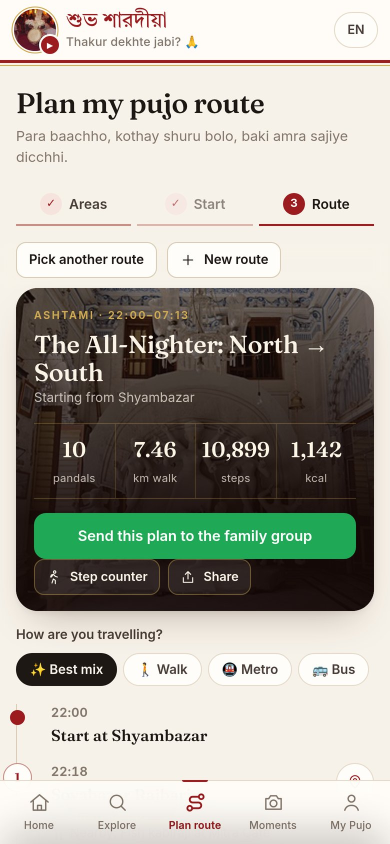
#> input picture marketing/app-shots/all_nighter.jpg, 780 x 1688 px (shown at 1/2 size)
$ python -i cards_reel.py   (imports and definitions only)
#> lines starting #> are read from the running program, lines starting #| are printed output that depends on the picture
"""Reel version of a card carousel: the same slides, one after another, over the dhak.

    {"id": "r2", "type": "reel", "at": "21:00", "render": "cards_reel", "from": "p3", "hook": "…", "caption": {…}}
"from" names a card carousel (or photo post) earlier in the same day; its rendered slides are reused, so the reel and
the carousel carry the same words. Posting both is the owner's test (8 Oct): which format does this account's audience
take to? Each 1440x1800 slide sits on a 1080x1920 frame over a blurred, darkened copy of itself, holds long enough to
read (more for word-heavy slides) and crossfades into the next. Needs Pillow and ffmpeg.
"""
import subprocess
from pathlib import Path

W, H, FPS = 1080, 1920, 30
FADE = 0.35
AUDIO = Path(__file__).resolve().parents[1] / "app" / "audio" / "dhak.mp3"


def hold(n, k):
    """Seconds on slide k of n: the cover is a glance, the middle is reading, the ask lingers."""
    return 2.4 if k == 0 else 3.0 if k == n - 1 else 3.4


def frame(slide):
#> called with slide = 'app-shots/all_nighter.jpg'
    from PIL import Image, ImageFilter
    im = Image.open(slide).convert("RGB")
#> im is the input picture: PIL image 780x1688 RGB; mean R, G, B 173.1, 171.5, 161.4
    bg = im.resize((W, round(W * im.height / im.width))).resize((W, H)).filter(ImageFilter.GaussianBlur(40))
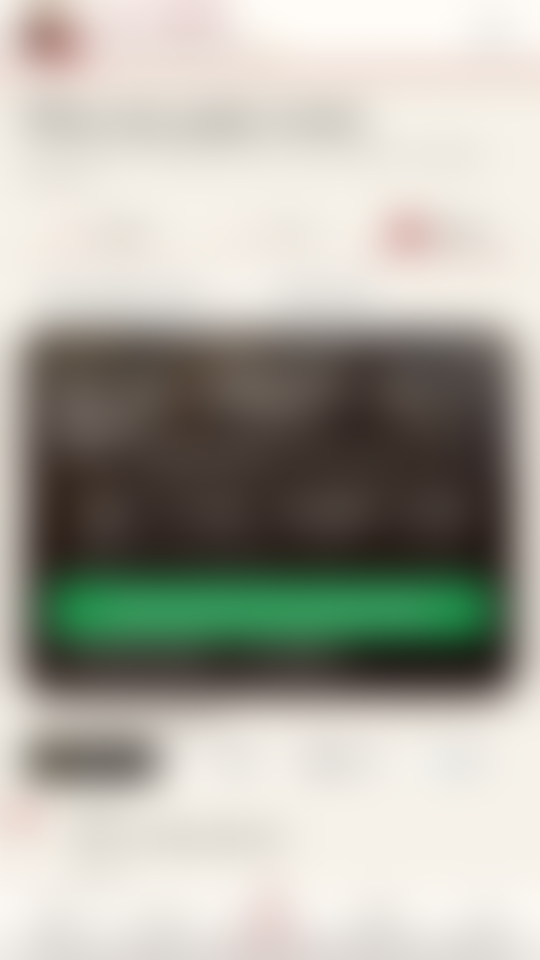
#> bg: PIL image 1080x1920 RGB (shown at 1/2 size); mean R, G, B 173.4, 171.9, 161.8
    bg = Image.blend(bg, Image.new("RGB", (W, H), (0, 0, 0)), 0.55)
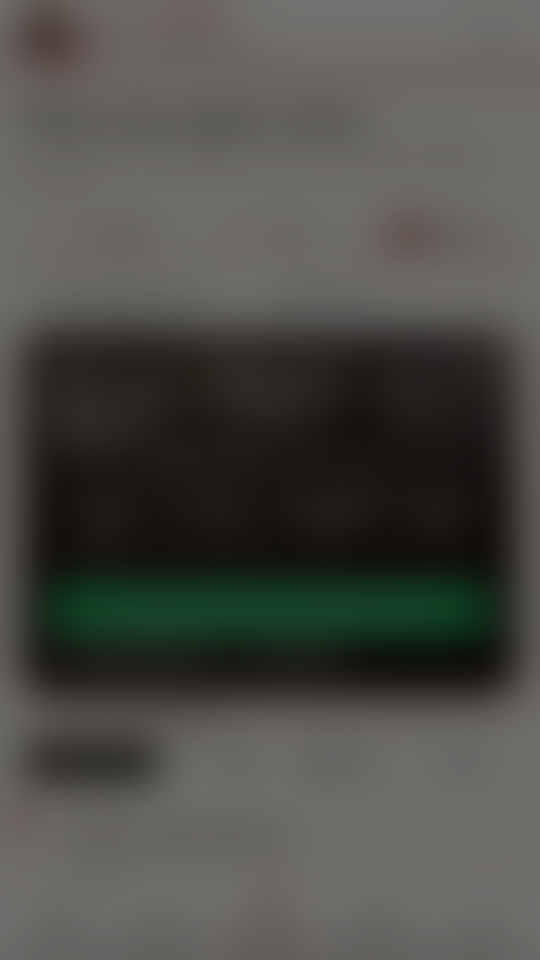
#> bg: PIL image 1080x1920 RGB (shown at 1/2 size); mean R, G, B 77.6, 76.9, 72.3
    fg = im.resize((W, round(W * im.height / im.width)), Image.LANCZOS)
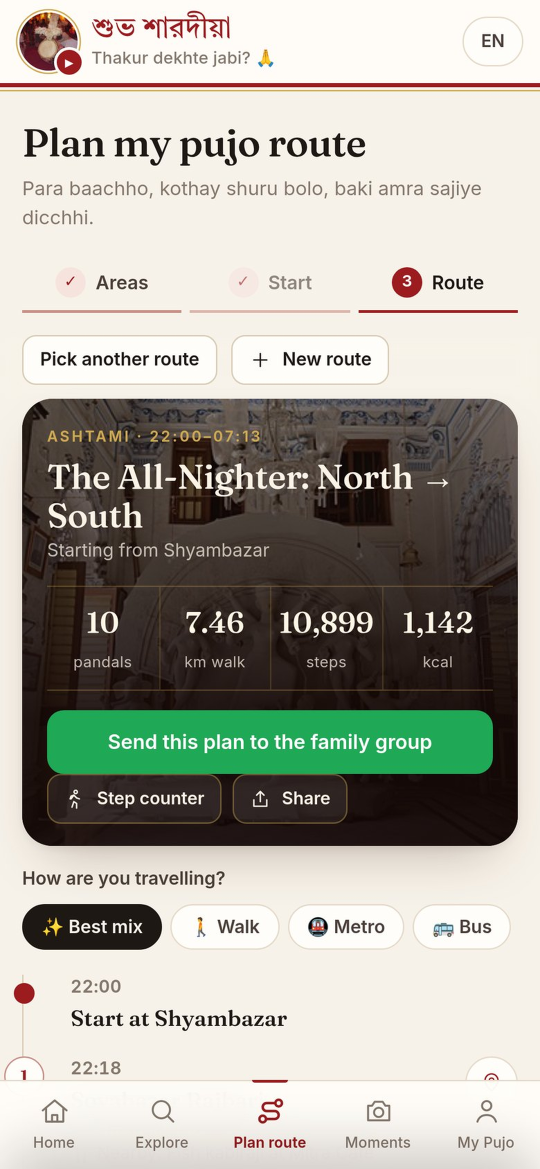
#> fg: PIL image 1080x2337 RGB (shown at 1/2 size); mean R, G, B 173, 171.5, 161.4
    bg.paste(fg, (0, (H - fg.height) // 2))
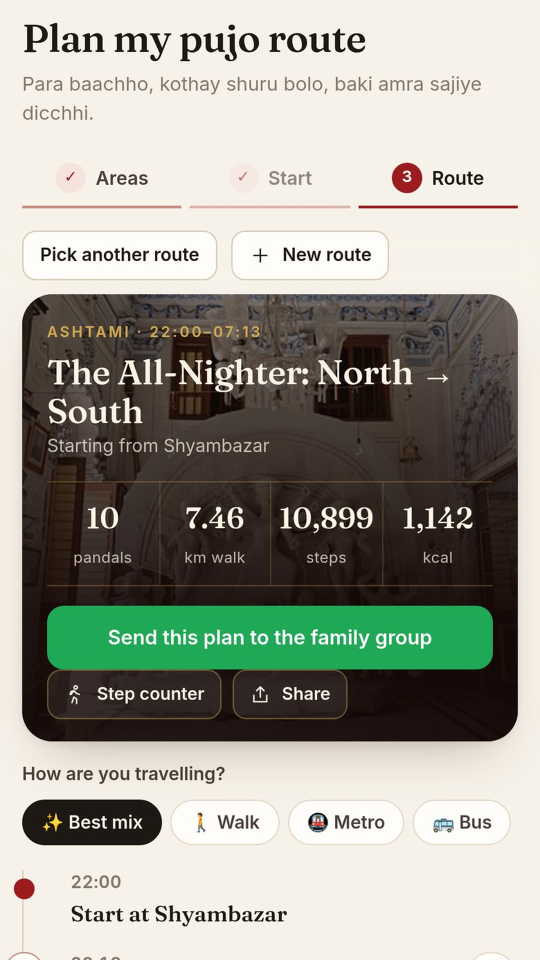
#> bg: PIL image 1080x1920 RGB (shown at 1/2 size); mean R, G, B 159, 159.1, 148.1
    return bg


def render(slides, out, tmp, audio=None, start=2.0):
    """slides: paths in order → out mp4; returns seconds. audio: a music bed to use instead of the dhak."""
    tmp = Path(tmp)
    tmp.mkdir(parents=True, exist_ok=True)
    n = len(slides)
    durs = [hold(n, k) + (FADE if 0 < k < n - 1 else FADE / 2) for k in range(n)]
    args = ["ffmpeg", "-y", "-v", "error"]
    for k, s in enumerate(slides):
        png = tmp / f"cr-{k:02d}.png"
        frame(s).save(png)
        args += ["-loop", "1", "-t", f"{durs[k]:.2f}", "-framerate", str(FPS), "-i", str(png)]
    total = sum(durs) - FADE * (n - 1)
    args += ["-ss", str(start), "-i", str(audio or AUDIO)]
    chain, last, offset = [], "[0:v]", 0.0
    for k in range(1, n):
        offset += durs[k - 1] - FADE
        lab = f"[v{k}]"
        chain.append(f"{last}[{k}:v]xfade=transition=fade:duration={FADE}:offset={offset:.2f}{lab}")
        last = lab
    chain.append(f"{last}format=yuv420p[vo]")
    chain.append(f"[{n}:a]afade=t=in:d=0.3,afade=t=out:st={total - 1.2:.2f}:d=1.2,volume=0.9[ao]")
    args += ["-filter_complex", ";".join(chain), "-map", "[vo]", "-map", "[ao]", "-t", f"{total:.2f}", "-r", str(FPS),
             "-c:v", "libx264", "-preset", "medium", "-crf", "19", "-movflags", "+faststart",
             "-c:a", "aac", "-b:a", "160k", str(out)]
    if subprocess.run(args).returncode:
        raise SystemExit(f"ffmpeg failed for {out}")
    return round(total, 2)

>>> result = frame('app-shots/all_nighter.jpg')
